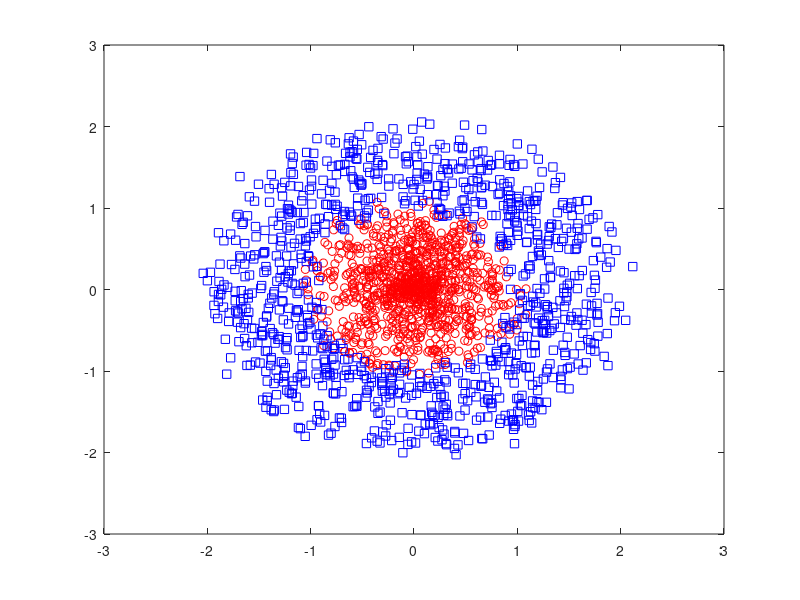

Here is the MATLAB script that generated this plot: (Note: this script raises an error after producing the figure.)
%% ESERCITAZIONE 2
% script di supporto alla funzione netClassify
% clear all
clear
close all
clc

% ----------------------------------------------------------------------- %
% leggere e visualizzare il dataset
% ha tre colonne: x1, x2, classe
load dataset1.mat
    
figure('Name','Visualizzazione dei dati')
plot(data(data(:,3)==1,1),data(data(:,3)==1,2),'ro', ...
     data(data(:,3)==2,1),data(data(:,3)==2,2),'sb')

% ho diverse configurazioni di reti - case
 net5 = netClassify(5);
% net1 = netClassify(1);
% net2 = netClassify(2);
% net = netClassify(3);
% net = netClassify(4);

% visualizzazione della rete e caratteristiche principali
% view(net)

% for i=1:4
%     figure('Name','Errori compiuti dalla rete')
%     netClassify(i)
%     subplot(4,1,i)
%     plot(xtest(1,erryt~=0),xtest(1,erryt~=0),'*k')
%     hold on
% 
% end